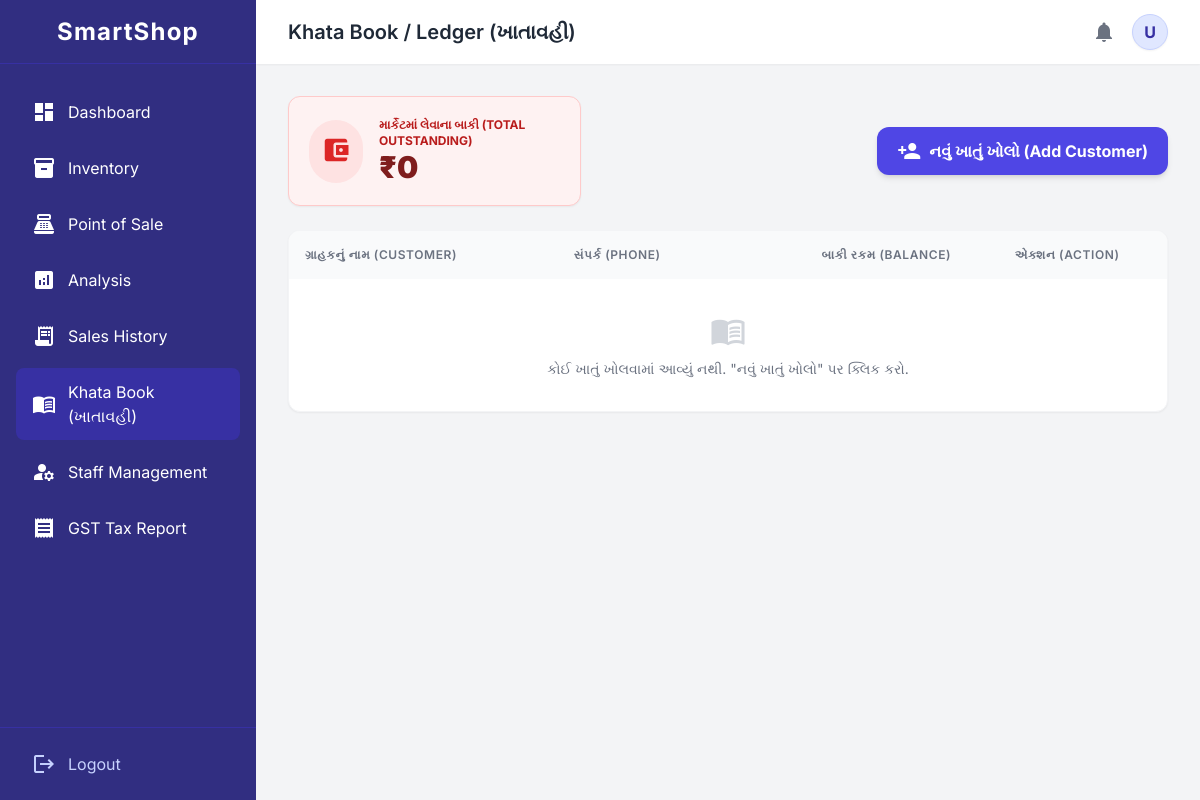
/khata/ (signed in), run on an earlier commit of the app's database.
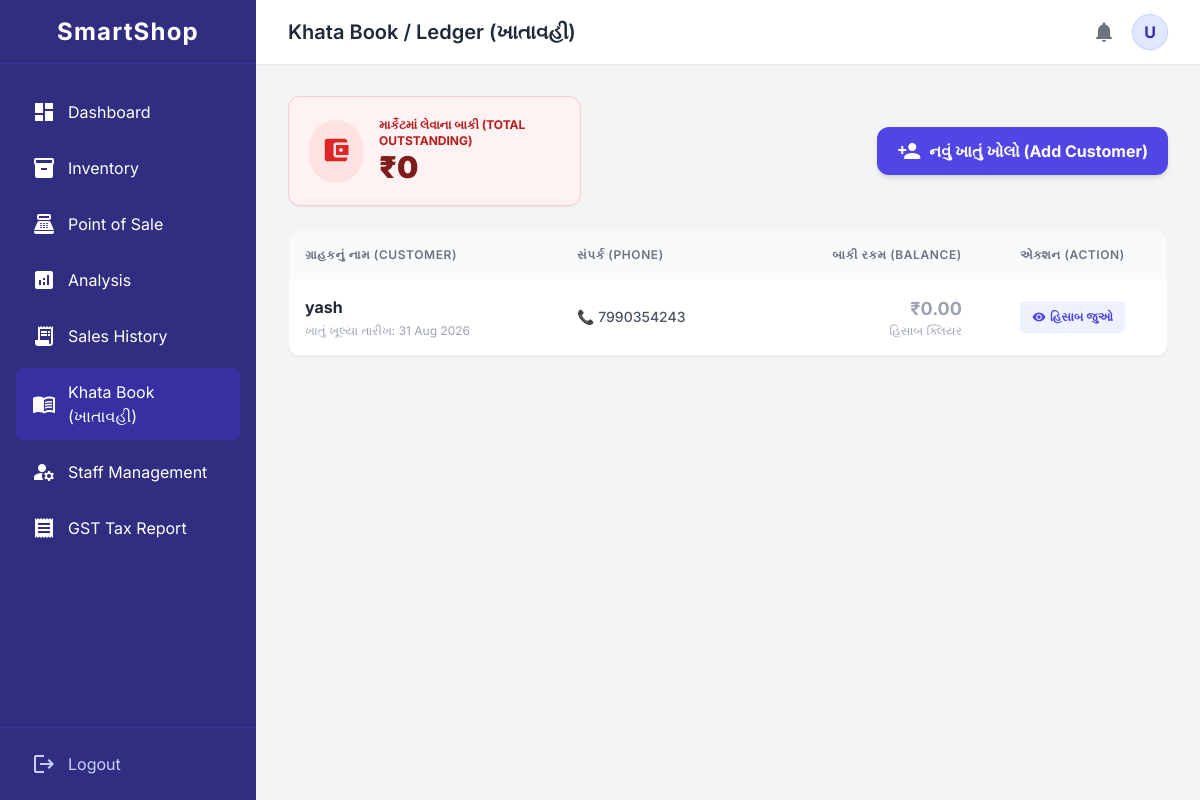
And on a later commit of the database.
### Inventory/models.py (models this page shows, shortened)
class CustomerProfile(models.Model):
    shop = models.ForeignKey(ShopUser, on_delete=models.CASCADE)
    name = models.CharField(max_length=150)
    phone = models.CharField(max_length=15)
    address = models.TextField(blank=True, null=True)
    created_at = models.DateTimeField(auto_now_add=True)
    @property
    def total_balance(self):
        given = self.transactions.filter(transaction_type='GIVEN').aggregate(models.Sum('amount'))['amount__sum'] or 0
        received = self.transactions.filter(transaction_type='RECEIVED').aggregate(models.Sum('amount'))['amount__sum'] or 0
        return given - received

### Inventory/views.py (the view)
# urls.py: path('khata/', views.khata_dashboard, name='khata_dashboard'),
@login_required
def khata_dashboard(request):
    shop_owner = request.user.get_shop
    customers = CustomerProfile.objects.filter(shop=shop_owner).order_by('-created_at')
    total_market_outstanding = sum(c.total_balance for c in customers if c.total_balance > 0)
    context = {
        'customers': customers,
        'total_market_outstanding': total_market_outstanding
    }
    return render(request, 'khata.html', context)

### Account/models.py (called while the page is built)
    @property
    def get_shop(self):
        return self.parent_shop if self.is_shop_staff else self

### Templates/khata.html (shortened to what this page needs)
{% extends 'base.html' %}
{% block header_title %}Khata Book / Ledger (ખાતાવહી){% endblock %}
{% block content %}
<div class="space-y-6 animate-fade-in-up max-w-6xl mx-auto">
    <div class="flex flex-col md:flex-row justify-between items-center gap-4">
        <div class="bg-red-50 border border-red-200 rounded-xl p-5 flex items-center gap-4 shadow-sm w-full md:w-1/3">
            <div class="bg-red-100 p-3 rounded-full"><span class="material-icons text-red-600 text-3xl">account_balance_wallet</span></div>
            <div>
                <p class="text-red-700 text-xs font-bold uppercase">માર્કેટમાં લેવાના બાકી (Total Outstanding)</p>
                <h3 class="text-3xl font-black text-red-900">₹{{ total_market_outstanding }}</h3>
            </div>
        </div>
        <button onclick="document.getElementById('customerModal').classList.remove('hidden')" class="bg-indigo-600 hover:bg-indigo-700 text-white px-5 py-3 rounded-xl shadow-md transition font-bold flex items-center gap-2">
            <span class="material-icons">person_add</span> નવું ખાતું ખોલો (Add Customer)
        </button>
    </div>
    <div class="bg-white rounded-xl shadow-sm border border-gray-100 overflow-hidden">
        <table class="w-full text-left border-collapse">
            <thead class="bg-gray-50 text-gray-500 text-xs uppercase tracking-wider">
                <tr>
                    <th class="p-4 font-semibold">ગ્રાહકનું નામ (Customer)</th>
                    <th class="p-4 font-semibold">સંપર્ક (Phone)</th>
                    <th class="p-4 font-semibold text-right">બાકી રકમ (Balance)</th>
                    <th class="p-4 font-semibold text-center">એક્શન (Action)</th>
                </tr>
            </thead>
            <tbody class="divide-y divide-gray-100 text-sm">
                {% for customer in customers %}
                <tr class="hover:bg-gray-50 transition cursor-pointer" onclick="window.location.href='{% url 'khata_detail' customer.id %}'">
                    <td class="p-4">
                        <div class="font-bold text-gray-800 text-base">{{ customer.name }}</div>
                        <div class="text-xs text-gray-400 mt-1">ખાતું ખૂલ્યા તારીખ: {{ customer.created_at|date:"d M Y" }}</div>
                    </td>
                    <td class="p-4 font-medium text-gray-600">📞 {{ customer.phone }}</td>
                    <td class="p-4 text-right">
                        {% if customer.total_balance > 0 %}
                            <span class="text-red-600 font-black text-lg">₹{{ customer.total_balance }}</span>
                            <span class="text-xs block text-red-400 font-bold">લેવાના બાકી</span>
                        {% elif customer.total_balance < 0 %}
                            <span class="text-green-600 font-black text-lg">₹{{ customer.total_balance|cut:"-" }}</span>
                            <span class="text-xs block text-green-500 font-bold">એડવાન્સ જમા</span>
                        {% else %}
                            <span class="text-gray-400 font-bold text-lg">₹0.00</span>
                            <span class="text-xs block text-gray-400">હિસાબ ક્લિયર</span>
                        {% endif %}
                    </td>
                    <td class="p-4 text-center">
                        <a href="{% url 'khata_detail' customer.id %}" class="bg-indigo-50 text-indigo-600 px-3 py-1.5 rounded text-xs font-bold hover:bg-indigo-100 transition inline-flex items-center gap-1" onclick="event.stopPropagation();">
                            <span class="material-icons text-sm">visibility</span> હિસાબ જુઓ
                        </a>
                    </td>
                </tr>
                {% empty %}
                <tr>
                    <td colspan="4" class="p-8 text-center text-gray-500">
                        <span class="material-icons text-4xl text-gray-300 mb-2">menu_book</span><br>
                        કોઈ ખાતું ખોલવામાં આવ્યું નથી. "નવું ખાતું ખોલો" પર ક્લિક કરો.
                    </td>
                </tr>
                {% endfor %}
            </tbody>
        </table>
    </div>
</div>
{% endblock %}

What changed in the data, as far as the page shows it:
added CustomerProfile: name "yash", created_at "31 Aug 2026", phone "7990354243", shows "₹0.00"
Also different on the page:
text no longer shown: "કોઈ ખાતું ખોલવામાં આવ્યું નથી. \"નવું ખાતું ખોલો\" પર ક્લિક કરો."
